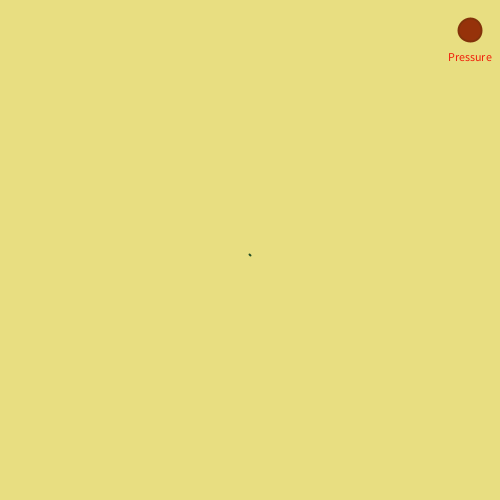
Frame 1 (no input)
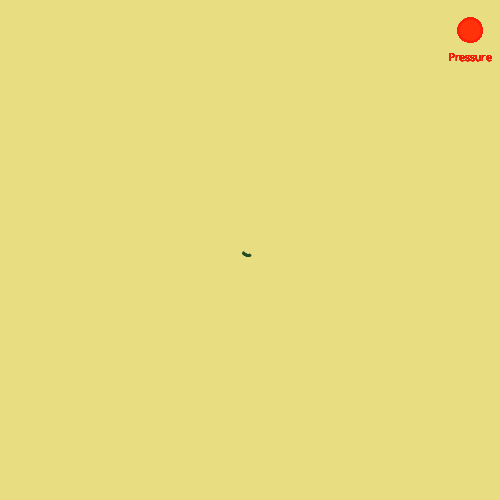
Frame 60 (the mouse pressed at the canvas centre just before this capture)
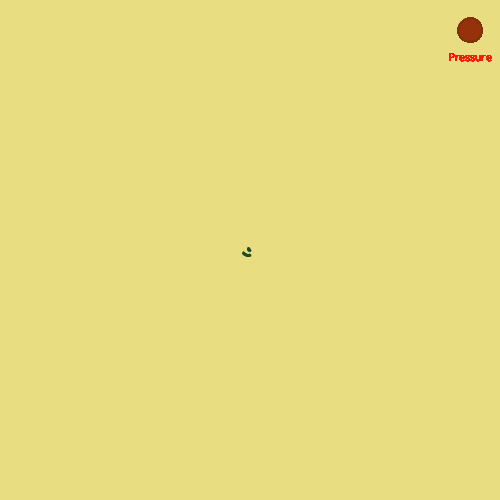
Frame 120 (the mouse held since frame 60 and released just before this capture)

The Processing sketch that drew these frames (run headless with seeded random() and noise(); from frame 60 on, the mouse is pressed at the canvas centre):

// Processing sketch: processing_125652
// ── processing_125652.pde

float theta, r, offset, t, angle, max;
float n=10;
void setup() {
  size(500, 500);
  //background(50, 40, 100, 100);
  background(232, 222, 129);
  theta=0; 
  r=5;
  offset=0;
  t=0;
  angle=0;
  max=0;
  strokeWeight(2);
  smooth();
  while (n>7) {
    n=map(noise(t), 0, 1, 0, 20);
    t+=0.01;
  }
}
void draw() {
  translate(width/2, height/2);
  float x=r*sin(theta);
  float y=r*cos(theta);
  float x2=r*sin(theta-0.01);
  float y2=r*cos(theta-0.01);
  stroke(34, 77, 36);
  fill(0);
  float off=0;
  if (keyPressed) {
    if (r<50) {
      max=20;
      n=map(noise(t), 0, 1, 1, max);
      if (n>7)
        offset=n-7;
      else offset=0;
    }
    else {
      max=30;
      n=map(noise(t), 0, 1, 1, max);
      if (n>10)
        offset=n-10;
      else offset=0;
    }
    t+=0.01;
  }
  else {
    if (offset>0) {
      if (r<50) {
        max=20;
        n=map(noise(t), 0, 1, 0, max);
        offset=n-7;
      }
      else {
        max=30;
        n=map(noise(t), 0, 1, 0, max);
        offset=n-10;
      }                         
      t+=0.01;
    }
  }
  line(x+offset, y+offset, x2+offset, y2+offset);
  r+=0.04;
  float avel=map(r, 0, 300, 0.02, 0.005);
  theta-=avel;
  float c=sin(angle);
  fill(240, 30, 10);
  textAlign(CENTER);                                                                            
  text("Pressure", width/2-30, -height/2+60);
  if (c>0) {
    stroke(255, 30, 10);
    fill(255, 50, 10);
  }
  else {
    stroke(130, 50, 10);
    fill(150, 50, 10);
  }
  ellipse(width/2-30, -height/2+30, 23, 23);
  angle+=0.05+pow(offset, 2)/200;
}
void mousePressed() {
  background(232, 222, 129);
  r=0;
}
